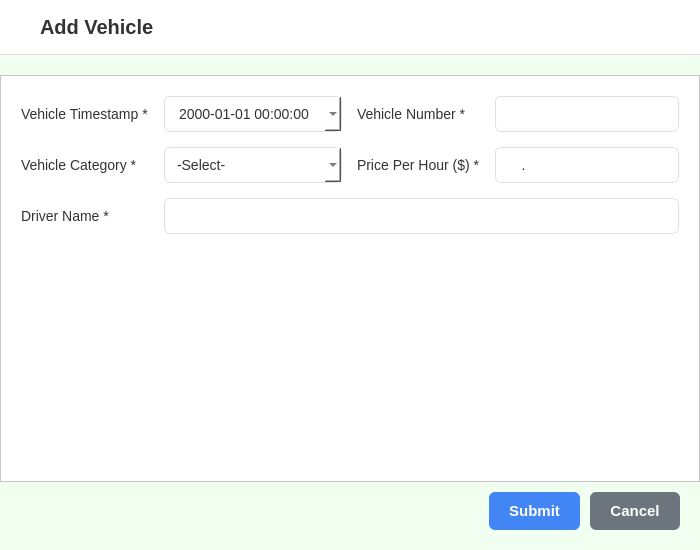
<?xml version="1.0" encoding="UTF-8"?>
<ui version="4.0">
 <class>AddVehicleDialog</class>
 <widget class="QDialog" name="AddVehicleDialog">
  <property name="geometry">
   <rect>
    <x>0</x>
    <y>0</y>
    <width>700</width>
    <height>550</height>
   </rect>
  </property>
  <property name="windowTitle">
   <string>Add Vehicle</string>
  </property>
  <property name="styleSheet">
   <string notr="true">
    QDialog {
        background-color: #F0FFF0; /* Very Light Green */
    }
    QLabel {
        font-family: &quot;Inter&quot;;
        font-size: 14px;
        color: #333333; /* Ensure label text is dark */
    }
    QLineEdit, QComboBox, QDateTimeEdit {
        border: 1px solid #E0E0E0;
        border-radius: 6px;
        padding: 8px 12px;
        font-family: &quot;Inter&quot;;
        font-size: 14px;
        color: #333333;
        background-color: #FFFFFF;
    }
    QLineEdit:focus, QComboBox:focus, QDateTimeEdit:focus {
        border: 1px solid #4285F4;
    }
    QPushButton {
        border-radius: 6px;
        padding: 10px 20px;
        font-family: &quot;Inter&quot;;
        font-size: 15px;
        font-weight: bold;
        color: #FFFFFF;
        background-color: #4285F4; /* Blue */
        border: none;
    }
    QPushButton:hover {
        background-color: #357AE8;
    }
    QPushButton#cancelButton { /* Targeting by objectName */
        background-color: #6c757d; /* Grey for Cancel */
    }
    QPushButton#cancelButton:hover {
        background-color: #5a6268;
    }
    /* Style for the main header */
    #headerFrame {
        background-color: #FFFFFF;
        border-bottom: 1px solid #E0E0E0;
        padding: 15px 20px;
        margin-bottom: 20px;
    }
    #headerTitleLabel {
        font-family: &quot;Inter&quot;;
        font-size: 20px;
        font-weight: bold;
        color: #333333;
    }
    /* Explicitly set background for formFrame to white */
    #formFrame {
        background-color: #FFFFFF;
    }
   </string>
  </property>
  <layout class="QVBoxLayout" name="verticalLayout_main">
   <property name="spacing">
    <number>0</number>
   </property>
   <property name="leftMargin">
    <number>0</number>
   </property>
   <property name="topMargin">
    <number>0</number>
   </property>
   <property name="rightMargin">
    <number>0</number>
   </property>
   <property name="bottomMargin">
    <number>0</number>
   </property>
   <item>
    <!-- Header Frame for "Add Vehicle" title -->
    <widget class="QFrame" name="headerFrame">
     <property name="frameShape">
      <enum>QFrame::Shape::NoFrame</enum>
     </property>
     <property name="frameShadow">
      <enum>QFrame::Shadow::Raised</enum>
     </property>
     <layout class="QHBoxLayout" name="horizontalLayout_header">
      <property name="leftMargin">
       <number>20</number>
      </property>
      <property name="topMargin">
       <number>0</number>
      </property>
      <property name="rightMargin">
       <number>20</number>
      </property>
      <property name="bottomMargin">
       <number>0</number>
      </property>
      <item>
       <widget class="QLabel" name="headerTitleLabel">
        <property name="text">
         <string>Add Vehicle</string>
        </property>
        <property name="font">
         <font>
          <pointsize>20</pointsize>
          <weight>75</weight>
          <bold>true</bold>
         </font>
        </property>
       </widget>
      </item>
      <item>
       <spacer name="horizontalSpacer_header">
        <property name="orientation">
         <enum>Qt::Orientation::Horizontal</enum>
        </property>
        <property name="sizeHint" stdset="0">
         <size>
          <width>40</width>
          <height>20</height>
         </size>
        </property>
       </spacer>
      </item>
     </layout>
    </widget>
   </item>
   <item>
    <!-- Main content area for form fields -->
    <widget class="QFrame" name="formFrame">
     <property name="frameShape">
      <enum>QFrame::Shape::StyledPanel</enum>
     </property>
     <property name="frameShadow">
      <enum>QFrame::Shadow::Raised</enum>
     </property>
     <layout class="QGridLayout" name="gridLayout_form">
      <property name="spacing">
       <number>15</number>
      </property>
      <property name="leftMargin">
       <number>20</number>
      </property>
      <property name="topMargin">
       <number>20</number>
      </property>
      <property name="rightMargin">
       <number>20</number>
      </property>
      <property name="bottomMargin">
       <number>20</number>
      </property>
      <!-- Row 0: Vehicle Timestamp / Vehicle Number -->
      <item row="0" column="0">
       <widget class="QLabel" name="timestampLabel">
        <property name="text">
         <string>Vehicle Timestamp *</string>
        </property>
       </widget>
      </item>
      <item row="0" column="1">
       <widget class="QDateTimeEdit" name="timestampDateTimeEdit">
        <property name="displayFormat">
         <string>yyyy-MM-dd HH:mm:ss</string>
        </property>
        <property name="calendarPopup">
         <bool>true</bool>
        </property>
       </widget>
      </item>
      <item row="0" column="2">
       <widget class="QLabel" name="vehicleNumberLabel">
        <property name="text">
         <string>Vehicle Number *</string>
        </property>
       </widget>
      </item>
      <item row="0" column="3">
       <widget class="QLineEdit" name="vehicleNumberLineEdit"/>
      </item>

      <!-- Row 1: Vehicle Category / Vehicle Price Per Hour -->
      <item row="1" column="0">
       <widget class="QLabel" name="categoryLabel">
        <property name="text">
         <string>Vehicle Category *</string>
        </property>
       </widget>
      </item>
      <item row="1" column="1">
       <widget class="QComboBox" name="categoryComboBox">
        <item>
         <property name="text">
          <string>-Select-</string>
         </property>
        </item>
        <item>
         <property name="text">
          <string>Car</string>
         </property>
        </item>
        <item>
         <property name="text">
          <string>Motorcycle</string>
         </property>
        </item>
        <item>
         <property name="text">
          <string>Truck</string>
         </property>
        </item>
       </widget>
      </item>
      <item row="1" column="2">
       <widget class="QLabel" name="pricePerHourLabel">
        <property name="text">
         <string>Price Per Hour ($) *</string>
        </property>
       </widget>
      </item>
      <item row="1" column="3">
       <widget class="QLineEdit" name="pricePerHourLineEdit">
        <property name="inputMask">
         <string>999.99</string>
        </property>
        <property name="placeholderText">
         <string>e.g., 2.50</string>
        </property>
       </widget>
      </item>

      <!-- Row 2: Name of the Driver -->
      <item row="2" column="0">
       <widget class="QLabel" name="driverNameLabel">
        <property name="text">
         <string>Driver Name *</string>
        </property>
       </widget>
      </item>
      <item row="2" column="1" colspan="3">
       <widget class="QLineEdit" name="driverNameLineEdit"/>
      </item>
      
      <!-- Spacer to push content to top -->
      <item row="3" column="0" colspan="4">
       <spacer name="verticalSpacer_form">
        <property name="orientation">
         <enum>Qt::Orientation::Vertical</enum>
        </property>
        <property name="sizeHint" stdset="0">
         <size>
          <width>20</width>
          <height>40</height>
         </size>
        </property>
       </spacer>
      </item>
     </layout>
    </widget>
   </item>
   <item>
    <!-- Buttons Frame -->
    <widget class="QFrame" name="buttonsFrame">
     <property name="frameShape">
      <enum>QFrame::Shape::NoFrame</enum>
     </property>
     <property name="frameShadow">
      <enum>QFrame::Shadow::Raised</enum>
     </property>
     <layout class="QHBoxLayout" name="horizontalLayout_buttons">
      <property name="spacing">
       <number>10</number>
      </property>
      <property name="leftMargin">
       <number>20</number>
      </property>
      <property name="topMargin">
       <number>10</number>
      </property>
      <property name="rightMargin">
       <number>20</number>
      </property>
      <property name="bottomMargin">
       <number>20</number>
      </property>
      <item>
       <spacer name="horizontalSpacer_buttons">
        <property name="orientation">
         <enum>Qt::Orientation::Horizontal</enum>
        </property>
        <property name="sizeHint" stdset="0">
         <size>
          <width>40</width>
          <height>20</height>
         </size>
        </property>
       </spacer>
      </item>
      <item>
       <widget class="QPushButton" name="submitButton">
        <property name="text">
         <string>Submit</string>
        </property>
       </widget>
      </item>
      <item>
       <widget class="QPushButton" name="cancelButton">
        <property name="text">
         <string>Cancel</string>
        </property>
       </widget>
      </item>
     </layout>
    </widget>
   </item>
  </layout>
 </widget>
 <resources/>
 <connections/>
</ui>
